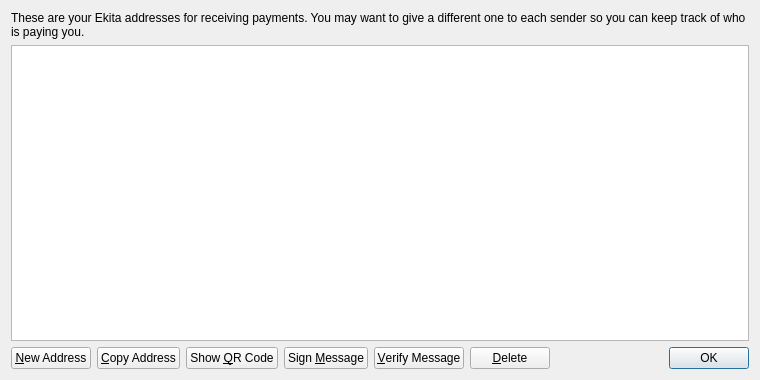
<?xml version="1.0" encoding="UTF-8"?>
<ui version="4.0">
 <class>AddressBookPage</class>
 <widget class="QWidget" name="AddressBookPage">
  <property name="geometry">
   <rect>
    <x>0</x>
    <y>0</y>
    <width>760</width>
    <height>380</height>
   </rect>
  </property>
  <property name="windowTitle">
   <string>Address Book</string>
  </property>
  <layout class="QVBoxLayout" name="verticalLayout">
   <item>
    <widget class="QLabel" name="labelExplanation">
     <property name="text">
      <string>These are your Ekita addresses for receiving payments. You may want to give a different one to each sender so you can keep track of who is paying you.</string>
     </property>
     <property name="textFormat">
      <enum>Qt::PlainText</enum>
     </property>
     <property name="wordWrap">
      <bool>true</bool>
     </property>
    </widget>
   </item>
   <item>
    <widget class="QTableView" name="tableView">
     <property name="contextMenuPolicy">
      <enum>Qt::CustomContextMenu</enum>
     </property>
     <property name="toolTip">
      <string>Double-click to edit address or label</string>
     </property>
     <property name="tabKeyNavigation">
      <bool>false</bool>
     </property>
     <property name="alternatingRowColors">
      <bool>true</bool>
     </property>
     <property name="selectionMode">
      <enum>QAbstractItemView::SingleSelection</enum>
     </property>
     <property name="selectionBehavior">
      <enum>QAbstractItemView::SelectRows</enum>
     </property>
     <property name="sortingEnabled">
      <bool>true</bool>
     </property>
     <attribute name="verticalHeaderVisible">
      <bool>false</bool>
     </attribute>
    </widget>
   </item>
   <item>
    <layout class="QHBoxLayout" name="horizontalLayout">
     <item>
      <widget class="QPushButton" name="newAddressButton">
       <property name="toolTip">
        <string>Create a new address</string>
       </property>
       <property name="text">
        <string>&amp;New Address</string>
       </property>
       <property name="icon">
        <iconset resource="../bitcoin.qrc">
         <normaloff>:/icons/add</normaloff>:/icons/add</iconset>
       </property>
      </widget>
     </item>
     <item>
      <widget class="QPushButton" name="copyToClipboard">
       <property name="toolTip">
        <string>Copy the currently selected address to the system clipboard</string>
       </property>
       <property name="text">
        <string>&amp;Copy Address</string>
       </property>
       <property name="icon">
        <iconset resource="../bitcoin.qrc">
         <normaloff>:/icons/editcopy</normaloff>:/icons/editcopy</iconset>
       </property>
      </widget>
     </item>
     <item>
      <widget class="QPushButton" name="showQRCode">
       <property name="text">
        <string>Show &amp;QR Code</string>
       </property>
       <property name="icon">
        <iconset resource="../bitcoin.qrc">
         <normaloff>:/icons/qrcode</normaloff>:/icons/qrcode</iconset>
       </property>
      </widget>
     </item>
     <item>
      <widget class="QPushButton" name="signMessage">
       <property name="toolTip">
        <string>Sign a message to prove you own a Ekita address</string>
       </property>
       <property name="text">
        <string>Sign &amp;Message</string>
       </property>
       <property name="icon">
        <iconset resource="../bitcoin.qrc">
         <normaloff>:/icons/edit</normaloff>:/icons/edit</iconset>
       </property>
      </widget>
     </item>
     <item>
      <widget class="QPushButton" name="verifyMessage">
       <property name="toolTip">
        <string>Verify a message to ensure it was signed with a specified Ekita address</string>
       </property>
       <property name="text">
        <string>&amp;Verify Message</string>
       </property>
       <property name="icon">
        <iconset resource="../bitcoin.qrc">
         <normaloff>:/icons/transaction_0</normaloff>:/icons/transaction_0</iconset>
       </property>
      </widget>
     </item>
     <item>
      <widget class="QPushButton" name="deleteButton">
       <property name="toolTip">
        <string>Delete the currently selected address from the list</string>
       </property>
       <property name="text">
        <string>&amp;Delete</string>
       </property>
       <property name="icon">
        <iconset resource="../bitcoin.qrc">
         <normaloff>:/icons/remove</normaloff>:/icons/remove</iconset>
       </property>
      </widget>
     </item>
     <item>
      <spacer name="horizontalSpacer">
       <property name="orientation">
        <enum>Qt::Horizontal</enum>
       </property>
       <property name="sizeHint" stdset="0">
        <size>
         <width>40</width>
         <height>20</height>
        </size>
       </property>
      </spacer>
     </item>
     <item>
      <widget class="QDialogButtonBox" name="buttonBox">
       <property name="sizePolicy">
        <sizepolicy hsizetype="Maximum" vsizetype="Fixed">
         <horstretch>0</horstretch>
         <verstretch>0</verstretch>
        </sizepolicy>
       </property>
       <property name="standardButtons">
        <set>QDialogButtonBox::Ok</set>
       </property>
      </widget>
     </item>
    </layout>
   </item>
  </layout>
 </widget>
 <resources>
  <include location="../bitcoin.qrc"/>
 </resources>
 <connections/>
</ui>
